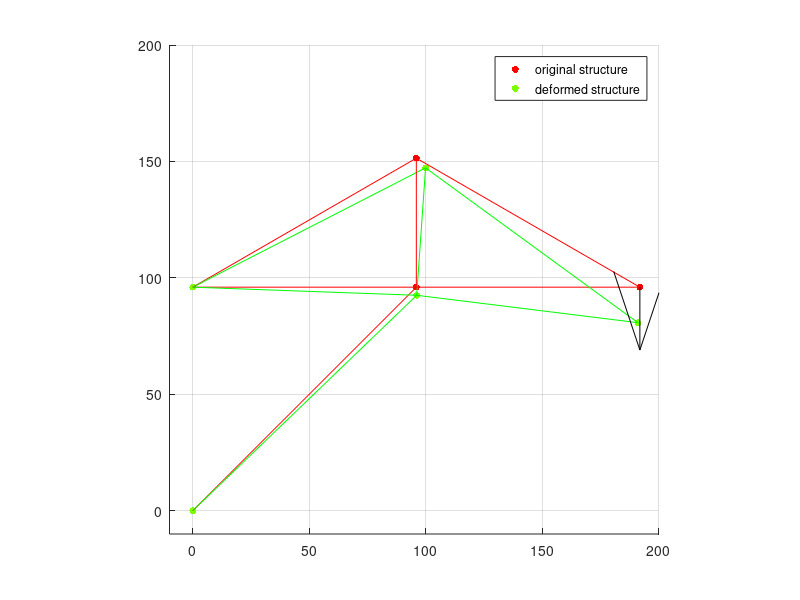

MATLAB code for this plot:
%% Problem Statement
%
% <<ProblemStatement.jpg>>

clc
clear all

%% Connectivity table, node coordinate matricies, and problem setup

connect = [1 3;
           2 3;
           2 4;
           3 4;
           3 5;
           4 5]; %connectivity table defining 2d trusses

node_coordinates = [0 0;
                    0 96;
                    96 96;
                    96 151.4
                    192 96]; %coordinate table of node locations
      
stationary_DOF = [1 2 3 4]; %vector of constrained DOF numbers
F = [0 0 0 0 0 -500]'; %left DOFs 1-4 out since those are unknown reactions
scale = 150; %displacement scale so we can plot the results later

DOF = 2; %degrees of freedom per node
E = 2e6; %modulus of elasticity (Southern Pine)
A = 1.75*3.5; %cross-sectional area of a truss

%% Calculation of element stiffness matrix and population of global stiffness matrix

num_nodes = size(node_coordinates, 1);
k_global = zeros(num_nodes*DOF);%initialization of empty global stiffness matrix
T = zeros(size(connect, 1), 4);
DOF_ids = zeros(4, size(connect, 1));

for i = 1:size(connect, 1)
    element_node1 = connect(i, 1); %transforms global node into node numbers relative to element
    element_node2 = connect(i, 2);
    
    %pick x coordinates of truss out of node coordinate matrix
    x1 = node_coordinates(element_node1, 1);
    x2 = node_coordinates(element_node2, 1);
    
    %pick y coordinates of truss out of node coordinate matrix
    y1 = node_coordinates(element_node1, 2);
    y2 = node_coordinates(element_node2, 2);
    
    truss_length = sqrt((x2-x1)^2 + (y2-y1)^2); %truss length
    C = (x2-x1)/truss_length; %cosine of truss defining angle
    S = (y2-y1)/truss_length; %sine of truss defining angle
    
    %DOF of nodes associated with truss
    DOFaddress = [(element_node1*2)-1 (element_node1*2) (element_node2*2)-1 (element_node2*2)];
    
    k_local = (A*E/truss_length)*[C^2 C*S -C^2 -C*S;
                                    C*S S^2 -C*S -S^2;
                                   -C^2 -C*S C^2 C*S;
                                   -C*S -S^2 C*S S^2]; %local stiffness matrix
    
                               
    T(i,:) = E/truss_length*[-C -S C S]; %rotation matrix for solving for stresses later
    DOF_ids(:,i) = DOFaddress'; %ids of DOFs associated with this truss
    
    for i = 1:4 %adds local stiffness matrix to global stiffness matrix
        for j = 1:4
            globalIn1 = DOFaddress(i);
            globalIn2 = DOFaddress(j);
            k_global(globalIn1, globalIn2) = k_global(globalIn1, globalIn2)+k_local(i, j);
        end
    end
    
end

%% Reducing global stiffness matrix

dim = num_nodes*2-length(stationary_DOF);
k_reduced = zeros(dim); %initialized reduced stiffness matrix
DOFfree = ones(1, num_nodes*2); %initialize mask indicating free DOFs

%populate mask as appropriate
for i = 1:length(stationary_DOF)
    DOFfree(stationary_DOF) = 0;
end

a = 1;
b = 1;
%reduce global stiffness matrix according to mask
for i = 1:length(DOFfree)
    for j = 1:length(DOFfree)
        
        if (DOFfree(i) && DOFfree(j))
            k_reduced(a,b)=k_global(i,j);
            if (a == b)
                U_label(a) = i;
            end
            b = b+1;
            if (b > dim)
               b = 1;
               a = a+1;
            end
        end
        
    end
end
U_label = U_label';
k_reduced

%% Solving simultaneous equations for unconstrained displacements
U = (inv(k_reduced)*F);
U = [0; 0; 0; 0; U]

%% Post-processing
%% Calculate force vector (including reactions)

force_vector = k_global*U

%% Calculate stress in each element

%displacements associated with each truss in matrix form
truss_displacements = zeros(4, 6);

%populate it according the the nodes each truss is connected to
for i=1:size(DOF_ids, 1)
    for j=1:size(DOF_ids, 2)
        truss_displacements(i, j) = U(DOF_ids(i,j));
    end
end

stress = diag(T*truss_displacements)

%% Calculate strain in each element

strain = stress/E

%% Plot original and deformed structure
U = U(length(stationary_DOF)+1:end) * scale;
newNodeCo = node_coordinates;

%increment original node coordinates by displacements
for i = 1:length(U_label)
    if (~mod(U_label(i),2))
        node = U_label(i)/2;
        newNodeCo(node,2) = newNodeCo(node,2) + U(i);
    else
        node = ceil(U_label(i)/2);
        newNodeCo(node,1) = newNodeCo(node,1) + U(i);
    end
end
dotSize = 25;

%prepare plots
pbaspect([1 1 1])
xlim([-10, 200])
ylim([-10, 200])
grid()
hold on

%plot nodes just for fun
scatter(node_coordinates(:,1),node_coordinates(:,2),dotSize,[1 0 0],'filled')
scatter(newNodeCo(:,1),newNodeCo(:,2),dotSize,[.49 .99 0],'filled')

%plot each truss
for i = 1:size(connect, 1)
   element_node1 = connect(i, 1);
   element_node2 = connect(i, 2);
   X = [node_coordinates(element_node1,1), node_coordinates(element_node2,1)];
   Y = [node_coordinates(element_node1,2), node_coordinates(element_node2,2)];
   line(X,Y,'Color', 'red')
   X = [newNodeCo(element_node1,1), newNodeCo(element_node2,1)];
   Y = [newNodeCo(element_node1,2), newNodeCo(element_node2,2)];
   line(X,Y,'Color', 'green')
end
quiver(node_coordinates(end, 1), node_coordinates(end, 2), 0, -30, 'Color', 'k', 'MaxHeadSize', 0.75)
legend('original structure', 'deformed structure')


          
          
          
          